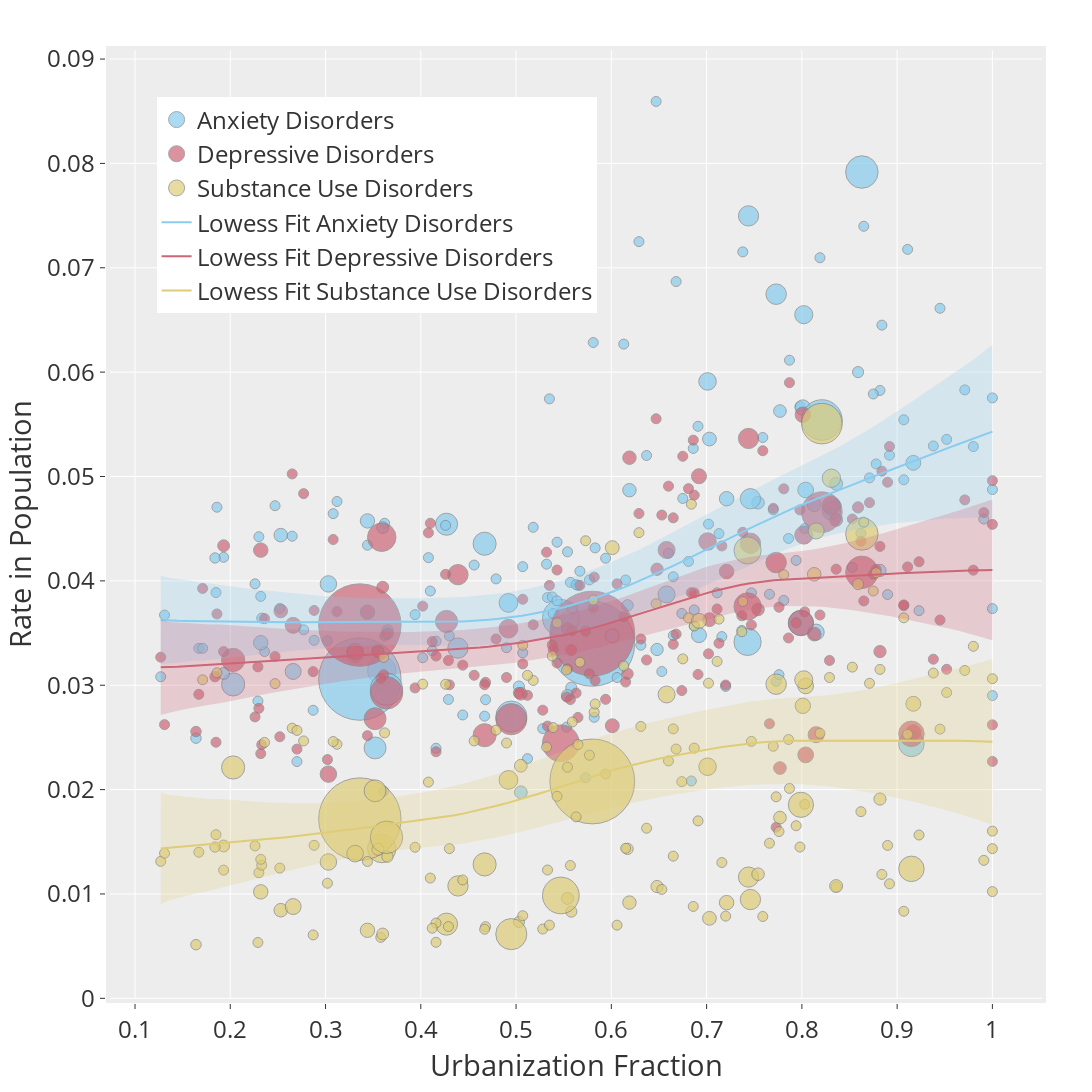

The cell this chart's notebook holds for it:
### Markdown cell above
# Bubble plot scaled by population size

### Code cell
#Column headers and x,y values
labels = ['Anxiety Disorders', 'Depressive Disorders','Substance Use Disorders']
x = df['2017_urban'] #2017 urbanization data
y = [df['val_anxiety'].div(100000), df['val_depressive'].div(100000), df['val_substanceuse'].div(100000)]
hovertext = df['location_name']

#Generate plot and save for later
fig = plotdata(x,y,labels, colors, hovertext, bubble=True, msize=df['2017_pop'])
fig.show()
bubble_plot= fig
